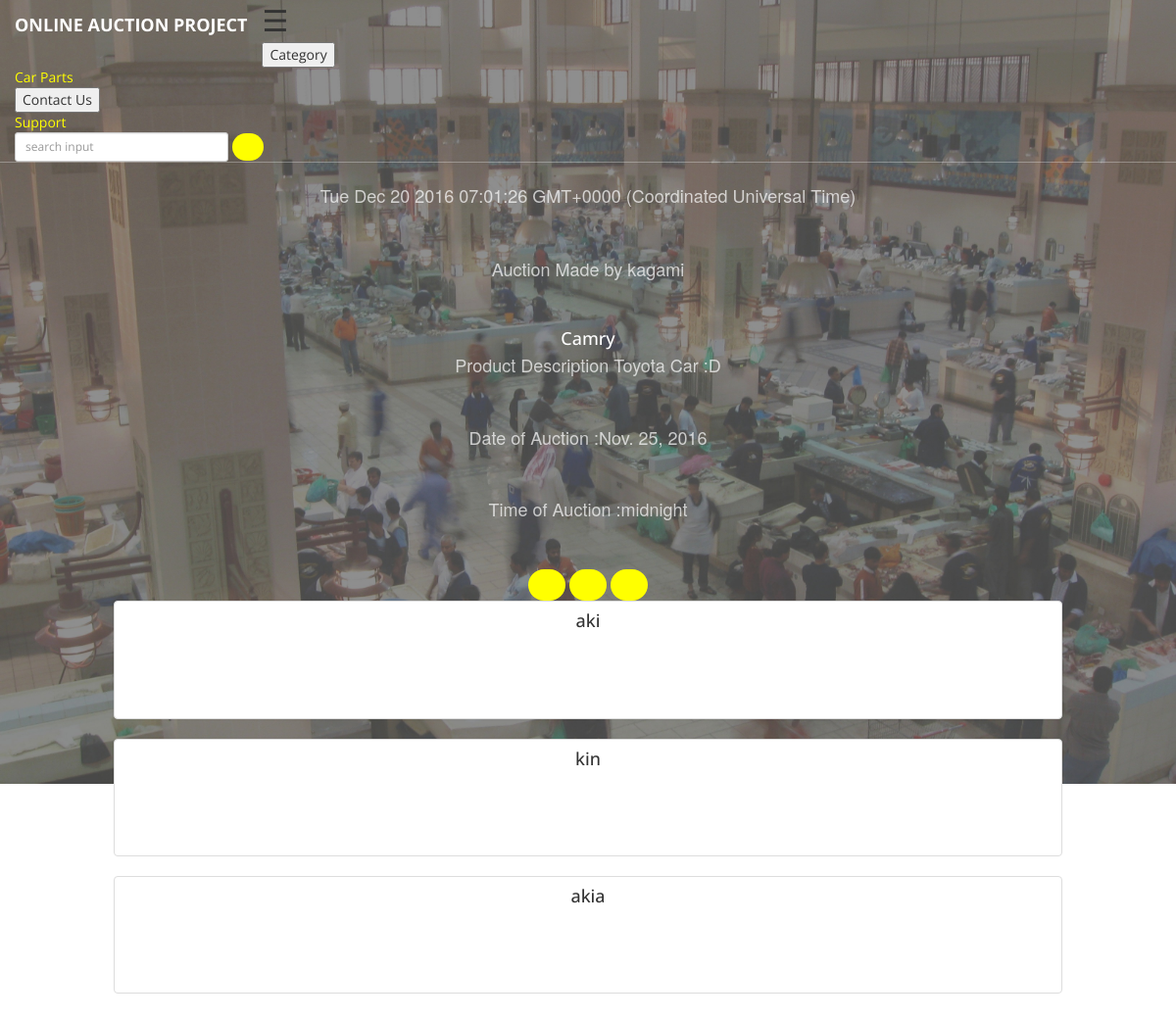
The page /auction/view/1 on the database its author committed.
### Auction/models.py (models this page shows, shortened)
class auction(models.Model):
    Choices = (('P','Premium'),('F','Freemium'))
    user = models.OneToOneField(
        settings.AUTH_USER_MODEL, null=True, blank=True)
    product = models.ForeignKey(item)
    auction_type = models.CharField("auction_type",max_length=64 ,choices=Choices,null=True)
    auction_date = models.DateField()
    auction_time = models.TimeField()

class item(models.Model):
    CHOICES=(('C','Cars'),('P','Parts'))
    owner = models.ForeignKey(settings.AUTH_USER_MODEL,null=True,blank=True)
    product_name = models.CharField(max_length=18, help_text=('Car_Name'))
    manufacture_year = models.CharField(
        max_length=120, help_text=('E.g.: 2015/2016'))
    picture = models.ImageField(null=True, blank=True)
    product_description = models.TextField()
    certificate = models.ImageField(null=True, blank=True)
    product_type = models.CharField("Product_type",max_length=64 ,choices=CHOICES,null=True)

class bid(models.Model):
    l_auction= models.ForeignKey(live_auction)
    User_bid = models.BigIntegerField(null=True, help_text=("user bidding"))
    Bidder = models.OneToOneField(
            settings.AUTH_USER_MODEL, null=True, blank=True)
    Time_of_Bid = models.TimeField(auto_now=True,null=True)

### Auction/views.py (the view)
# urls.py: url(r'^view/(?P<pk>\d+)$',views.auction_details, name='View_Auction',),
def auction_details(request, pk):
    obj = get_object_or_404(live_auction, pk=pk)
    obj_d = get_object_or_404(auction, pk=obj.auction_id)
    bids = bid.objects.filter(l_auction_id=obj.auction_id)
    return render(request, 'auctiondetail.html', {'auction': obj_d, 'bidders': bids})

### Auction/Templates/auctiondetail.html (shortened to what this page needs)
{% extends "Base.html"%} {% block content %}
<div class="list-group">
  <p id="time"></p>
    <p class="list-group-item-text">Auction Made by {{auction.user.username}}</p>
    <h4 class="list-group-item-heading">{{auction.product.product_name}}</h4>
    <p class="list-group-item-text">Product Description {{auction.product.product_description}}</p>
    <p class="list-group-item-text">Date of Auction :{{auction.auction_date}}</p>
    <p class="list-group-item-text">Time of Auction :{{auction.auction_time}}</p>
</div>
<a class="btn btn-default btn-primary"  href="{% url 'Bid_Auction' %}"> <span class = 'glyphicon glyphicon-edit'></span></a>
<a class="btn btn-default btn-primary"  href="{% url 'Create_Message' %}"><span class="glyphicon glyphicon-envelope"></span> </a>
<a class="btn btn-default btn-primary"  href="{% url 'home'  %}"> <span class='glyphicon glyphicon-home'></span>  </a>
{%for b in bidders%}
<div class="list-group">
    <a class="list-group-item">
        <h4 class="list-group-item-heading">{{b.Bidder.username}}</h4>
        <p class="list-group-item-text">{{b.User_bid}}</p>
    </a>
</div>
{%endfor%}
{% endblock %}

### Auction/assets/css/creative.css (style rules this page uses)
html, body { width: 100%; height: 100%; }
body { font-family: Merriweather,'Helvetica Neue',Arial,sans-serif; }
a { color:#FFFF00; -webkit-transition: all .35s; -moz-transition: all .35s; transition: all .35s; }
h1, h2, h3, h4, h5, h6 { font-family: 'Open Sans','Helvetica Neue',Arial,sans-serif; }
p { margin-bottom: 20px; font-size: 16px; line-height: 1.5; }
header .header-content .header-content-inner p { margin-bottom: 50px; font-size: 16px; font-weight: 300; color: rgba(255,255,255,.7); }
@media (min-width:768px) { header .header-content .header-content-inner p { margin-right: auto; margin-left: auto; max-width: 80%; font-size: 18px; } }
.btn-default { border-color: #FFFF00; color: #222; background-color: #FFFF00; -webkit-transition: all .35s; -moz-transition: all .35s; transition: all .35s; }
.btn-primary { border-color:#FFFF00; color: #FFFF00; background-color:#FFFF00; -webkit-transition: all .35s; -moz-transition: all .35s; transition: all .35s; }
.btn { border: 0; border-radius: 300px; text-transform: uppercase; font-family: 'Open Sans','Helvetica Neue',Arial,sans-serif; font-weight: 700; }
body { webkit-tap-highlight-color: #222; }

### rows shown on the page
auction: user.username "kagami", product.product_name "Camry", product.product_description "Toyota Car :D", auction_date "Nov. 25, 2016", auction_time "midnight"
bid: Bidder.username "aki"
bid: Bidder.username "kin"
bid: Bidder.username "akia"
